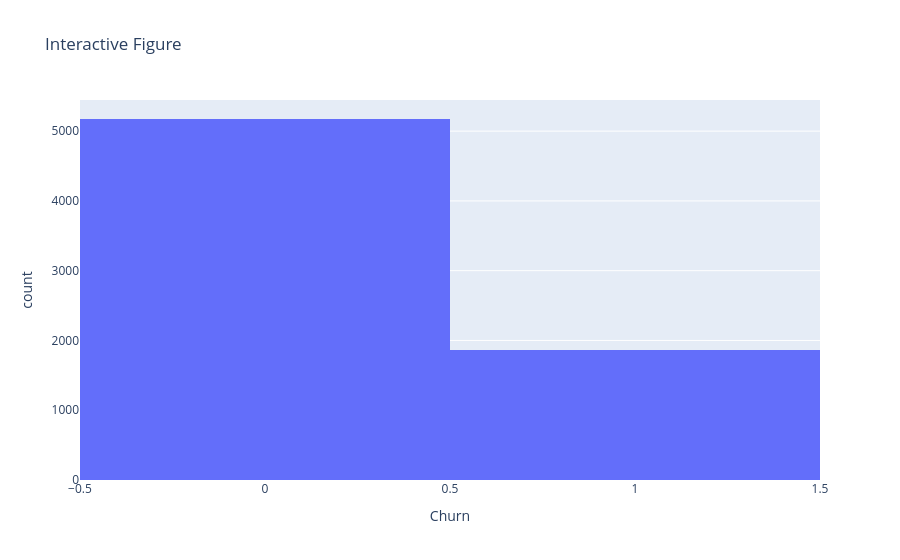

Notebook cell for this chart:
### Code cell
fig = px.histogram(df, 'Churn', title='Interactive Figure')
fig.show()

### Figure 1 — Plotly figure (JSON) as saved in the notebook; plotly's stock layout.template omitted (floating-point values rounded to 4 significant figures; data arrays with more than 128 entries replaced by an {"elided": "..."} marker saying what was removed)
{"data": [{"bingroup": "x", "hovertemplate": "Churn=%{x}<br>count=%{y}<extra></extra>", "legendgroup": "", "marker": {"color": "#636efa", "pattern": {"shape": ""}}, "name": "", "orientation": "v", "showlegend": false, "type": "histogram", "x": {"elided": "7043 int values"}, "xaxis": "x", "yaxis": "y"}], "layout": {"barmode": "relative", "legend": {"tracegroupgap": 0}, "title": {"text": "Interactive Figure"}, "xaxis": {"anchor": "y", "domain": [0, 1], "title": {"text": "Churn"}}, "yaxis": {"anchor": "x", "domain": [0, 1], "title": {"text": "count"}}}}
